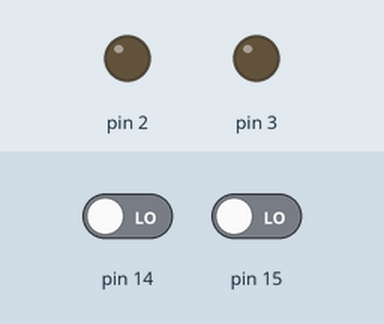
Simulated run of this sketch. Board: Arduino Mega 2560, built with avr-gcc and run on an emulated ATmega2560. Shown: output pins drawn as LEDs (lit = HIGH). The inputs (shaded band) are chosen by the test bench; at power-on: pin 14 LOW, pin 15 LOW.

Above: at 5.0 s.
5.1 s: pin 14 driven HIGH
At 5.4 s:
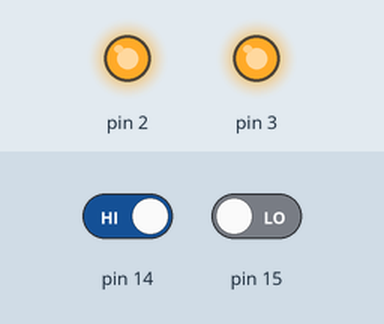
6.6 s: pin 14 driven LOW
At 7.8 s:
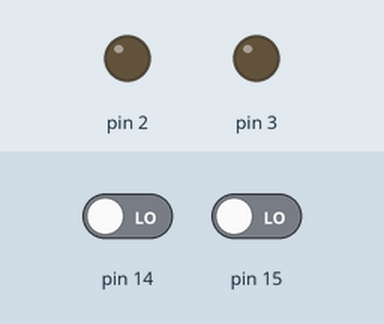
8.1 s: pin 15 driven HIGH
At 8.9 s:
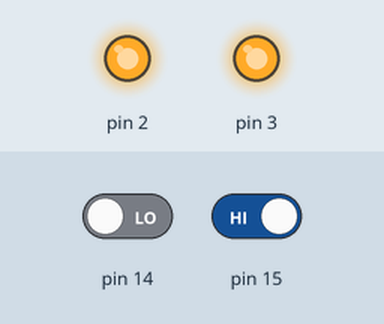
Timing chart, 0 to 11.1 s (numbered marks = the images above; inputs shaded):
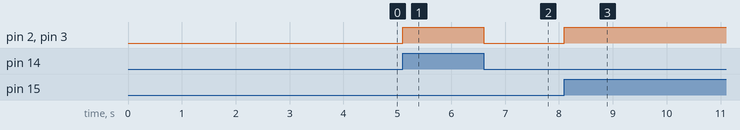

The sketch:

9_ex3.ino
```cpp
#include <avr/io.h>
#include <avr/interrupt.h>

#define set_bit(value, bit)   (value |= (1 << bit))
#define clear_bit(value, bit) (value &= ~(1 << bit))

volatile uint8_t state = 0;   // LED 상태

ISR(PCINT1_vect) {
    state = !state;           // 어느 버튼이든 변화하면 LED 2개 상태 반전
}

void PCINT1_init(void) {
    PCICR |= (1 << PCIE1);       // Pin Change Interrupt 1 허용

    PCMSK1 |= (1 << PCINT9);     // PJ0, Arduino 15번
    PCMSK1 |= (1 << PCINT10);    // PJ1, Arduino 14번

    sei();                       // 전역 인터럽트 허용
}

int main(void) {
    // 버튼 입력 설정
    clear_bit(DDRJ, 0);          // PJ0 입력, Arduino 15번
    clear_bit(DDRJ, 1);          // PJ1 입력, Arduino 14번

    // 외부 풀다운 저항 사용이므로 PORTJ 풀업은 켜지 않음
    clear_bit(PORTJ, 0);
    clear_bit(PORTJ, 1);

    // LED 출력 설정
    set_bit(DDRE, 4);            // PE4, Arduino 2번
    set_bit(DDRE, 5);            // PE5, Arduino 3번

    PCINT1_init();

    while (1) {
        if (state) {
            set_bit(PORTE, 4);   // LED1 ON
            set_bit(PORTE, 5);   // LED2 ON
        } else {
            clear_bit(PORTE, 4); // LED1 OFF
            clear_bit(PORTE, 5); // LED2 OFF
        }
    }

    return 0;
}
```

Measured:
- after the input at 5.1 s, pin 2, pin 3: LOW → HIGH at once
- after the input at 6.6 s, pin 2, pin 3: HIGH → LOW at once
- after the input at 8.1 s, pin 2, pin 3: LOW → HIGH at once
